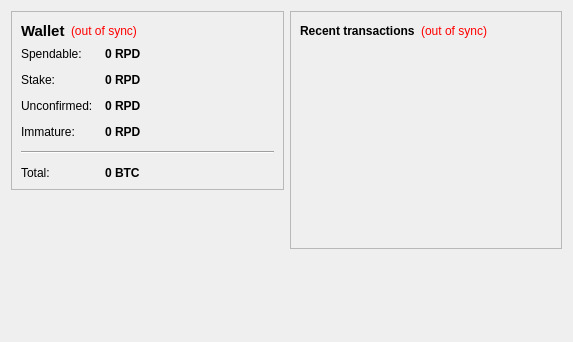
<?xml version="1.0" encoding="UTF-8"?>
<ui version="4.0">
 <class>OverviewPage</class>
 <widget class="QWidget" name="OverviewPage">
  <property name="geometry">
   <rect>
    <x>0</x>
    <y>0</y>
    <width>573</width>
    <height>342</height>
   </rect>
  </property>
  <property name="windowTitle">
   <string>Form</string>
  </property>
  <layout class="QHBoxLayout" name="horizontalLayout" stretch="1,1">
   <item>
    <layout class="QVBoxLayout" name="verticalLayout_2">
     <item>
      <widget class="QFrame" name="frame">
       <property name="frameShape">
        <enum>QFrame::StyledPanel</enum>
       </property>
       <property name="frameShadow">
        <enum>QFrame::Raised</enum>
       </property>
       <layout class="QVBoxLayout" name="verticalLayout_4">
        <item>
         <layout class="QHBoxLayout" name="horizontalLayout_4">
          <item>
           <widget class="QLabel" name="label_5">
            <property name="font">
             <font>
              <pointsize>11</pointsize>
              <weight>75</weight>
              <bold>true</bold>
             </font>
            </property>
            <property name="text">
             <string>Wallet</string>
            </property>
           </widget>
          </item>
          <item>
           <widget class="QLabel" name="labelWalletStatus">
            <property name="toolTip">
             <string>The displayed information may be out of date. Your wallet automatically synchronizes with the Ripped network after a connection is established, but this process has not completed yet.</string>
            </property>
            <property name="styleSheet">
             <string notr="true">QLabel { color: red; }</string>
            </property>
            <property name="text">
             <string notr="true">(out of sync)</string>
            </property>
            <property name="alignment">
             <set>Qt::AlignLeading|Qt::AlignLeft|Qt::AlignVCenter</set>
            </property>
           </widget>
          </item>
          <item>
           <spacer name="horizontalSpacer_2">
            <property name="orientation">
             <enum>Qt::Horizontal</enum>
            </property>
            <property name="sizeHint" stdset="0">
             <size>
              <width>40</width>
              <height>20</height>
             </size>
            </property>
           </spacer>
          </item>
         </layout>
        </item>
        <item>
         <layout class="QFormLayout" name="formLayout_2">
          <property name="fieldGrowthPolicy">
           <enum>QFormLayout::AllNonFixedFieldsGrow</enum>
          </property>
          <property name="horizontalSpacing">
           <number>12</number>
          </property>
          <property name="verticalSpacing">
           <number>12</number>
          </property>
          <item row="0" column="0">
           <widget class="QLabel" name="label">
            <property name="text">
             <string>Spendable:</string>
            </property>
           </widget>
          </item>
          <item row="0" column="1">
           <widget class="QLabel" name="labelBalance">
            <property name="font">
             <font>
              <weight>75</weight>
              <bold>true</bold>
             </font>
            </property>
            <property name="cursor">
             <cursorShape>IBeamCursor</cursorShape>
            </property>
            <property name="toolTip">
             <string>Your current spendable balance</string>
            </property>
            <property name="text">
             <string notr="true">0 RPD</string>
            </property>
            <property name="textInteractionFlags">
             <set>Qt::LinksAccessibleByMouse|Qt::TextSelectableByKeyboard|Qt::TextSelectableByMouse</set>
            </property>
           </widget>
          </item>
          <item row="1" column="0">
           <widget class="QLabel" name="label_6">
            <property name="text">
             <string>Stake:</string>
            </property>
           </widget>
          </item>
          <item row="1" column="1">
           <widget class="QLabel" name="labelStake">
            <property name="font">
             <font>
              <weight>75</weight>
              <bold>true</bold>
             </font>
            </property>
            <property name="cursor">
             <cursorShape>IBeamCursor</cursorShape>
            </property>
            <property name="toolTip">
             <string>Total of coins that was staked, and do not yet count toward the current balance</string>
            </property>
            <property name="text">
             <string notr="true">0 RPD</string>
            </property>
            <property name="textInteractionFlags">
             <set>Qt::LinksAccessibleByMouse|Qt::TextSelectableByKeyboard|Qt::TextSelectableByMouse</set>
            </property>
           </widget>
          </item>
          <item row="2" column="0">
           <widget class="QLabel" name="label_3">
            <property name="text">
             <string>Unconfirmed:</string>
            </property>
           </widget>
          </item>
          <item row="2" column="1">
           <widget class="QLabel" name="labelUnconfirmed">
            <property name="font">
             <font>
              <weight>75</weight>
              <bold>true</bold>
             </font>
            </property>
            <property name="cursor">
             <cursorShape>IBeamCursor</cursorShape>
            </property>
            <property name="toolTip">
             <string>Total of transactions that have yet to be confirmed, and do not yet count toward the current balance</string>
            </property>
            <property name="text">
             <string notr="true">0 RPD</string>
            </property>
            <property name="textInteractionFlags">
             <set>Qt::LinksAccessibleByMouse|Qt::TextSelectableByKeyboard|Qt::TextSelectableByMouse</set>
            </property>
           </widget>
          </item>
          <item row="3" column="0">
           <widget class="QLabel" name="labelImmatureText">
            <property name="text">
             <string>Immature:</string>
            </property>
           </widget>
          </item>
          <item row="3" column="1">
           <widget class="QLabel" name="labelImmature">
            <property name="font">
             <font>
              <weight>75</weight>
              <bold>true</bold>
             </font>
            </property>
            <property name="toolTip">
             <string>Mined balance that has not yet matured</string>
            </property>
            <property name="text">
             <string notr="true">0 RPD</string>
            </property>
            <property name="textInteractionFlags">
             <set>Qt::LinksAccessibleByMouse|Qt::TextSelectableByKeyboard|Qt::TextSelectableByMouse</set>
            </property>
           </widget>
          </item>
          <item row="4" column="0" colspan="2">
           <widget class="Line" name="line">
            <property name="orientation">
             <enum>Qt::Horizontal</enum>
            </property>
           </widget>
          </item>
          <item row="5" column="0">
           <widget class="QLabel" name="labelTotalText">
            <property name="text">
             <string>Total:</string>
            </property>
           </widget>
          </item>
          <item row="5" column="1">
           <widget class="QLabel" name="labelTotal">
            <property name="font">
             <font>
              <weight>75</weight>
              <bold>true</bold>
             </font>
            </property>
            <property name="cursor">
             <cursorShape>IBeamCursor</cursorShape>
            </property>
            <property name="toolTip">
             <string>Your current total balance</string>
            </property>
            <property name="text">
             <string notr="true">0 BTC</string>
            </property>
            <property name="textInteractionFlags">
             <set>Qt::LinksAccessibleByMouse|Qt::TextSelectableByKeyboard|Qt::TextSelectableByMouse</set>
            </property>
           </widget>
          </item>
         </layout>
        </item>
       </layout>
      </widget>
     </item>
     <item>
      <spacer name="verticalSpacer">
       <property name="orientation">
        <enum>Qt::Vertical</enum>
       </property>
       <property name="sizeHint" stdset="0">
        <size>
         <width>20</width>
         <height>40</height>
        </size>
       </property>
      </spacer>
     </item>
    </layout>
   </item>
   <item>
    <layout class="QVBoxLayout" name="verticalLayout_3">
     <item>
      <widget class="QFrame" name="frame_2">
       <property name="frameShape">
        <enum>QFrame::StyledPanel</enum>
       </property>
       <property name="frameShadow">
        <enum>QFrame::Raised</enum>
       </property>
       <layout class="QVBoxLayout" name="verticalLayout">
        <item>
         <layout class="QHBoxLayout" name="horizontalLayout_2">
          <item>
           <widget class="QLabel" name="label_4">
            <property name="text">
             <string>&lt;b&gt;Recent transactions&lt;/b&gt;</string>
            </property>
           </widget>
          </item>
          <item>
           <widget class="QLabel" name="labelTransactionsStatus">
            <property name="toolTip">
             <string>The displayed information may be out of date. Your wallet automatically synchronizes with the Ripped network after a connection is established, but this process has not completed yet.</string>
            </property>
            <property name="styleSheet">
             <string notr="true">QLabel { color: red; }</string>
            </property>
            <property name="text">
             <string notr="true">(out of sync)</string>
            </property>
            <property name="alignment">
             <set>Qt::AlignRight|Qt::AlignTrailing|Qt::AlignVCenter</set>
            </property>
           </widget>
          </item>
          <item>
           <spacer name="horizontalSpacer">
            <property name="orientation">
             <enum>Qt::Horizontal</enum>
            </property>
            <property name="sizeHint" stdset="0">
             <size>
              <width>40</width>
              <height>20</height>
             </size>
            </property>
           </spacer>
          </item>
         </layout>
        </item>
        <item>
         <widget class="QListView" name="listTransactions">
          <property name="styleSheet">
           <string notr="true">QListView { background: transparent; }</string>
          </property>
          <property name="frameShape">
           <enum>QFrame::NoFrame</enum>
          </property>
          <property name="verticalScrollBarPolicy">
           <enum>Qt::ScrollBarAlwaysOff</enum>
          </property>
          <property name="horizontalScrollBarPolicy">
           <enum>Qt::ScrollBarAlwaysOff</enum>
          </property>
          <property name="selectionMode">
           <enum>QAbstractItemView::NoSelection</enum>
          </property>
         </widget>
        </item>
       </layout>
      </widget>
     </item>
     <item>
      <spacer name="verticalSpacer_2">
       <property name="orientation">
        <enum>Qt::Vertical</enum>
       </property>
       <property name="sizeHint" stdset="0">
        <size>
         <width>20</width>
         <height>40</height>
        </size>
       </property>
      </spacer>
     </item>
    </layout>
   </item>
  </layout>
 </widget>
 <resources/>
 <connections/>
</ui>
